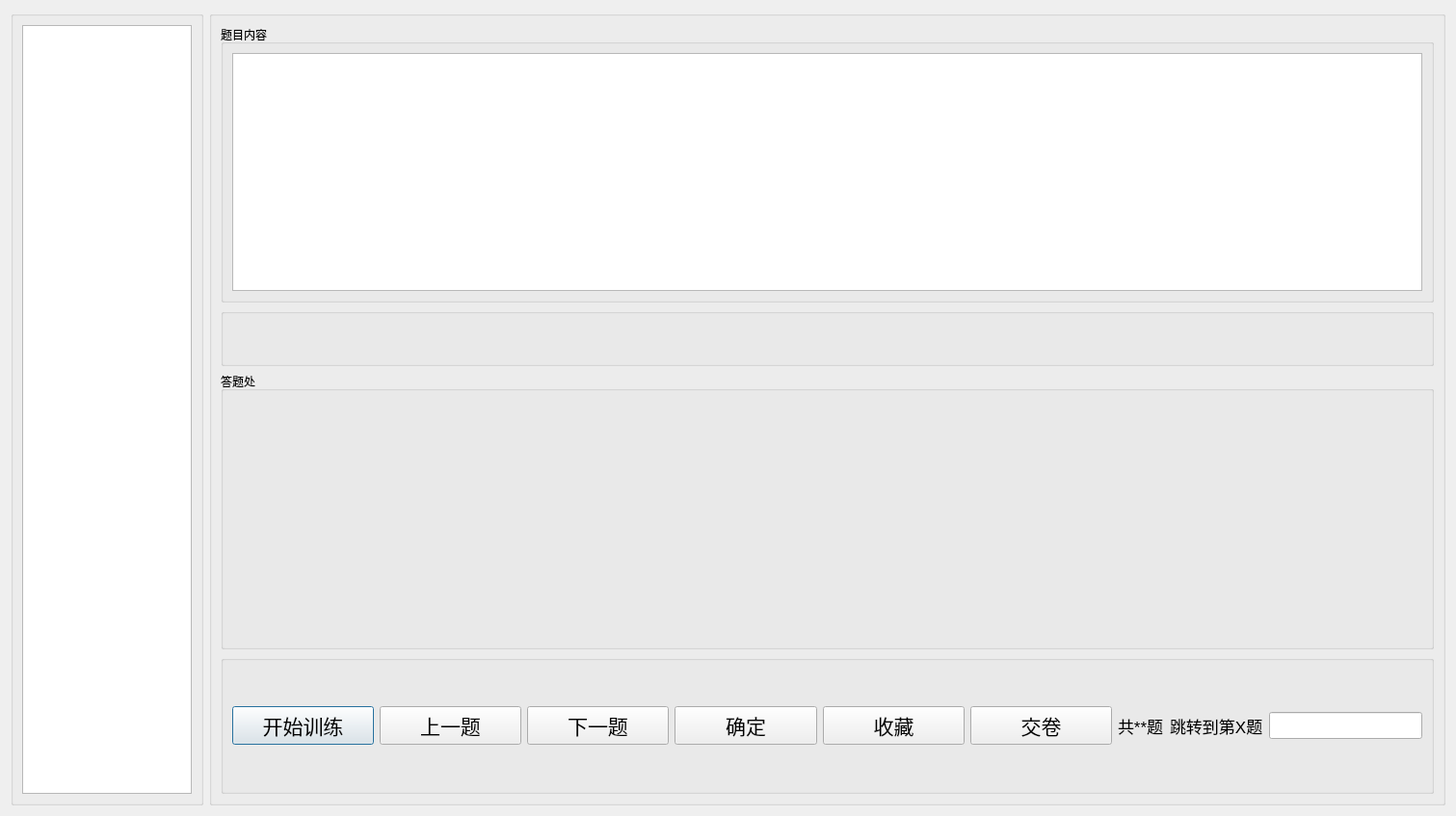
<?xml version="1.0" encoding="UTF-8"?>
<ui version="4.0">
 <class>Dialog</class>
 <widget class="QDialog" name="Dialog">
  <property name="geometry">
   <rect>
    <x>0</x>
    <y>0</y>
    <width>1511</width>
    <height>847</height>
   </rect>
  </property>
  <property name="windowTitle">
   <string>训练</string>
  </property>
  <layout class="QHBoxLayout" name="horizontalLayout">
   <item>
    <widget class="QGroupBox" name="groupBox_5">
     <property name="sizePolicy">
      <sizepolicy hsizetype="Fixed" vsizetype="Preferred">
       <horstretch>1</horstretch>
       <verstretch>0</verstretch>
      </sizepolicy>
     </property>
     <property name="maximumSize">
      <size>
       <width>200</width>
       <height>16777215</height>
      </size>
     </property>
     <property name="sizeIncrement">
      <size>
       <width>200</width>
       <height>0</height>
      </size>
     </property>
     <property name="title">
      <string/>
     </property>
     <layout class="QVBoxLayout" name="verticalLayout">
      <item>
       <widget class="QTreeWidget" name="treeWidget">
        <property name="sizePolicy">
         <sizepolicy hsizetype="Expanding" vsizetype="Expanding">
          <horstretch>0</horstretch>
          <verstretch>0</verstretch>
         </sizepolicy>
        </property>
        <property name="lineWidth">
         <number>1</number>
        </property>
        <property name="headerHidden">
         <bool>true</bool>
        </property>
        <column>
         <property name="text">
          <string notr="true">1</string>
         </property>
        </column>
       </widget>
      </item>
     </layout>
    </widget>
   </item>
   <item>
    <widget class="QGroupBox" name="groupBox_6">
     <property name="sizePolicy">
      <sizepolicy hsizetype="Preferred" vsizetype="Preferred">
       <horstretch>8</horstretch>
       <verstretch>5</verstretch>
      </sizepolicy>
     </property>
     <property name="title">
      <string/>
     </property>
     <layout class="QVBoxLayout" name="verticalLayout_2">
      <item>
       <widget class="QGroupBox" name="groupBox">
        <property name="sizePolicy">
         <sizepolicy hsizetype="Preferred" vsizetype="Preferred">
          <horstretch>0</horstretch>
          <verstretch>4</verstretch>
         </sizepolicy>
        </property>
        <property name="sizeIncrement">
         <size>
          <width>0</width>
          <height>18</height>
         </size>
        </property>
        <property name="title">
         <string>题目内容</string>
        </property>
        <layout class="QHBoxLayout" name="horizontalLayout_3">
         <item>
          <widget class="QTextBrowser" name="textBrowser">
           <property name="font">
            <font>
             <pointsize>15</pointsize>
            </font>
           </property>
          </widget>
         </item>
        </layout>
       </widget>
      </item>
      <item>
       <widget class="QGroupBox" name="groupBox_3">
        <property name="sizePolicy">
         <sizepolicy hsizetype="Preferred" vsizetype="Preferred">
          <horstretch>0</horstretch>
          <verstretch>0</verstretch>
         </sizepolicy>
        </property>
        <property name="minimumSize">
         <size>
          <width>0</width>
          <height>60</height>
         </size>
        </property>
        <property name="maximumSize">
         <size>
          <width>16777215</width>
          <height>60</height>
         </size>
        </property>
        <property name="title">
         <string/>
        </property>
        <widget class="QLabel" name="label_2">
         <property name="geometry">
          <rect>
           <x>20</x>
           <y>0</y>
           <width>1221</width>
           <height>51</height>
          </rect>
         </property>
         <property name="font">
          <font>
           <pointsize>13</pointsize>
          </font>
         </property>
         <property name="text">
          <string/>
         </property>
        </widget>
       </widget>
      </item>
      <item>
       <widget class="QGroupBox" name="groupBox_2">
        <property name="sizePolicy">
         <sizepolicy hsizetype="Preferred" vsizetype="Preferred">
          <horstretch>0</horstretch>
          <verstretch>4</verstretch>
         </sizepolicy>
        </property>
        <property name="title">
         <string>答题处</string>
        </property>
       </widget>
      </item>
      <item>
       <widget class="QGroupBox" name="groupBox_4">
        <property name="sizePolicy">
         <sizepolicy hsizetype="Preferred" vsizetype="Preferred">
          <horstretch>0</horstretch>
          <verstretch>2</verstretch>
         </sizepolicy>
        </property>
        <property name="title">
         <string/>
        </property>
        <property name="alignment">
         <set>Qt::AlignLeading|Qt::AlignLeft|Qt::AlignVCenter</set>
        </property>
        <layout class="QHBoxLayout" name="horizontalLayout_2">
         <item>
          <widget class="QPushButton" name="pushButton_3">
           <property name="sizePolicy">
            <sizepolicy hsizetype="Expanding" vsizetype="Fixed">
             <horstretch>0</horstretch>
             <verstretch>0</verstretch>
            </sizepolicy>
           </property>
           <property name="font">
            <font>
             <pointsize>16</pointsize>
            </font>
           </property>
           <property name="text">
            <string>开始训练</string>
           </property>
          </widget>
         </item>
         <item>
          <widget class="QPushButton" name="pushButton">
           <property name="sizePolicy">
            <sizepolicy hsizetype="Expanding" vsizetype="Fixed">
             <horstretch>0</horstretch>
             <verstretch>0</verstretch>
            </sizepolicy>
           </property>
           <property name="font">
            <font>
             <pointsize>16</pointsize>
            </font>
           </property>
           <property name="text">
            <string>上一题</string>
           </property>
          </widget>
         </item>
         <item>
          <widget class="QPushButton" name="pushButton_2">
           <property name="sizePolicy">
            <sizepolicy hsizetype="Expanding" vsizetype="Fixed">
             <horstretch>0</horstretch>
             <verstretch>0</verstretch>
            </sizepolicy>
           </property>
           <property name="font">
            <font>
             <pointsize>16</pointsize>
            </font>
           </property>
           <property name="text">
            <string>下一题</string>
           </property>
          </widget>
         </item>
         <item>
          <widget class="QPushButton" name="pushButton_5">
           <property name="sizePolicy">
            <sizepolicy hsizetype="Expanding" vsizetype="Fixed">
             <horstretch>0</horstretch>
             <verstretch>2</verstretch>
            </sizepolicy>
           </property>
           <property name="font">
            <font>
             <pointsize>16</pointsize>
            </font>
           </property>
           <property name="text">
            <string>确定</string>
           </property>
          </widget>
         </item>
         <item>
          <widget class="QPushButton" name="pushButton_6">
           <property name="sizePolicy">
            <sizepolicy hsizetype="Expanding" vsizetype="Fixed">
             <horstretch>0</horstretch>
             <verstretch>2</verstretch>
            </sizepolicy>
           </property>
           <property name="font">
            <font>
             <pointsize>16</pointsize>
            </font>
           </property>
           <property name="text">
            <string>收藏</string>
           </property>
          </widget>
         </item>
         <item>
          <widget class="QPushButton" name="pushButton_7">
           <property name="sizePolicy">
            <sizepolicy hsizetype="Expanding" vsizetype="Fixed">
             <horstretch>0</horstretch>
             <verstretch>2</verstretch>
            </sizepolicy>
           </property>
           <property name="font">
            <font>
             <pointsize>16</pointsize>
            </font>
           </property>
           <property name="text">
            <string>交卷</string>
           </property>
          </widget>
         </item>
         <item>
          <widget class="QLabel" name="label">
           <property name="font">
            <font>
             <pointsize>13</pointsize>
            </font>
           </property>
           <property name="text">
            <string>共**题</string>
           </property>
          </widget>
         </item>
         <item>
          <widget class="QLabel" name="label_3">
           <property name="font">
            <font>
             <pointsize>13</pointsize>
            </font>
           </property>
           <property name="text">
            <string>跳转到第X题</string>
           </property>
          </widget>
         </item>
         <item>
          <widget class="QLineEdit" name="lineEdit">
           <property name="font">
            <font>
             <pointsize>13</pointsize>
            </font>
           </property>
          </widget>
         </item>
        </layout>
       </widget>
      </item>
     </layout>
    </widget>
   </item>
  </layout>
 </widget>
 <resources/>
 <connections/>
</ui>
